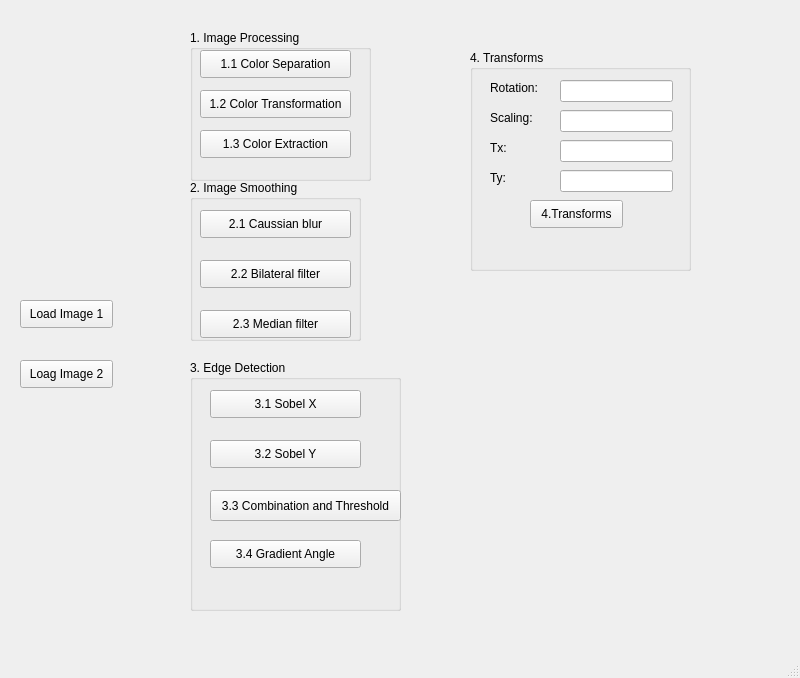
<?xml version="1.0" encoding="UTF-8"?>
<ui version="4.0">
 <class>MainWindow</class>
 <widget class="QMainWindow" name="MainWindow">
  <property name="geometry">
   <rect>
    <x>0</x>
    <y>0</y>
    <width>800</width>
    <height>678</height>
   </rect>
  </property>
  <property name="windowTitle">
   <string>MainWindow</string>
  </property>
  <widget class="QWidget" name="centralwidget">
   <widget class="QGroupBox" name="groupBox">
    <property name="geometry">
     <rect>
      <x>190</x>
      <y>30</y>
      <width>181</width>
      <height>151</height>
     </rect>
    </property>
    <property name="title">
     <string>1. Image Processing</string>
    </property>
    <widget class="QPushButton" name="pushButton_3">
     <property name="geometry">
      <rect>
       <x>10</x>
       <y>100</y>
       <width>151</width>
       <height>28</height>
      </rect>
     </property>
     <property name="text">
      <string>1.3 Color Extraction</string>
     </property>
    </widget>
    <widget class="QPushButton" name="pushButton">
     <property name="geometry">
      <rect>
       <x>10</x>
       <y>20</y>
       <width>151</width>
       <height>28</height>
      </rect>
     </property>
     <property name="text">
      <string>1.1 Color Separation</string>
     </property>
    </widget>
    <widget class="QPushButton" name="pushButton_2">
     <property name="geometry">
      <rect>
       <x>10</x>
       <y>60</y>
       <width>151</width>
       <height>28</height>
      </rect>
     </property>
     <property name="text">
      <string>1.2 Color Transformation</string>
     </property>
    </widget>
   </widget>
   <widget class="QGroupBox" name="groupBox_2">
    <property name="geometry">
     <rect>
      <x>190</x>
      <y>180</y>
      <width>171</width>
      <height>161</height>
     </rect>
    </property>
    <property name="title">
     <string>2. Image Smoothing</string>
    </property>
    <widget class="QPushButton" name="pushButton_6">
     <property name="geometry">
      <rect>
       <x>10</x>
       <y>130</y>
       <width>151</width>
       <height>28</height>
      </rect>
     </property>
     <property name="text">
      <string>2.3 Median filter</string>
     </property>
    </widget>
    <widget class="QPushButton" name="pushButton_5">
     <property name="geometry">
      <rect>
       <x>10</x>
       <y>80</y>
       <width>151</width>
       <height>28</height>
      </rect>
     </property>
     <property name="text">
      <string>2.2 Bilateral filter</string>
     </property>
    </widget>
    <widget class="QPushButton" name="pushButton_4">
     <property name="geometry">
      <rect>
       <x>10</x>
       <y>30</y>
       <width>151</width>
       <height>28</height>
      </rect>
     </property>
     <property name="text">
      <string>2.1 Caussian blur</string>
     </property>
    </widget>
   </widget>
   <widget class="QGroupBox" name="groupBox_3">
    <property name="geometry">
     <rect>
      <x>190</x>
      <y>360</y>
      <width>211</width>
      <height>251</height>
     </rect>
    </property>
    <property name="title">
     <string>3. Edge Detection</string>
    </property>
    <widget class="QPushButton" name="pushButton_10">
     <property name="geometry">
      <rect>
       <x>20</x>
       <y>180</y>
       <width>151</width>
       <height>28</height>
      </rect>
     </property>
     <property name="text">
      <string>3.4 Gradient Angle</string>
     </property>
    </widget>
    <widget class="QPushButton" name="pushButton_9">
     <property name="geometry">
      <rect>
       <x>20</x>
       <y>130</y>
       <width>191</width>
       <height>31</height>
      </rect>
     </property>
     <property name="text">
      <string>3.3 Combination and Threshold</string>
     </property>
    </widget>
    <widget class="QPushButton" name="pushButton_8">
     <property name="geometry">
      <rect>
       <x>20</x>
       <y>80</y>
       <width>151</width>
       <height>28</height>
      </rect>
     </property>
     <property name="text">
      <string>3.2 Sobel Y</string>
     </property>
    </widget>
    <widget class="QPushButton" name="pushButton_7">
     <property name="geometry">
      <rect>
       <x>20</x>
       <y>30</y>
       <width>151</width>
       <height>28</height>
      </rect>
     </property>
     <property name="text">
      <string>3.1 Sobel X</string>
     </property>
    </widget>
   </widget>
   <widget class="QPushButton" name="pushButton_11">
    <property name="geometry">
     <rect>
      <x>20</x>
      <y>300</y>
      <width>93</width>
      <height>28</height>
     </rect>
    </property>
    <property name="text">
     <string>Load Image 1</string>
    </property>
   </widget>
   <widget class="QPushButton" name="pushButton_12">
    <property name="geometry">
     <rect>
      <x>20</x>
      <y>360</y>
      <width>93</width>
      <height>28</height>
     </rect>
    </property>
    <property name="text">
     <string>Loag Image 2</string>
    </property>
   </widget>
   <widget class="QGroupBox" name="groupBox_4">
    <property name="geometry">
     <rect>
      <x>470</x>
      <y>50</y>
      <width>221</width>
      <height>221</height>
     </rect>
    </property>
    <property name="title">
     <string>4. Transforms</string>
    </property>
    <widget class="QLabel" name="label">
     <property name="geometry">
      <rect>
       <x>20</x>
       <y>30</y>
       <width>58</width>
       <height>15</height>
      </rect>
     </property>
     <property name="text">
      <string>Rotation:</string>
     </property>
    </widget>
    <widget class="QLabel" name="label_2">
     <property name="geometry">
      <rect>
       <x>20</x>
       <y>60</y>
       <width>58</width>
       <height>15</height>
      </rect>
     </property>
     <property name="text">
      <string>Scaling:</string>
     </property>
    </widget>
    <widget class="QLabel" name="label_3">
     <property name="geometry">
      <rect>
       <x>20</x>
       <y>90</y>
       <width>58</width>
       <height>15</height>
      </rect>
     </property>
     <property name="text">
      <string>Tx:</string>
     </property>
    </widget>
    <widget class="QLabel" name="label_4">
     <property name="geometry">
      <rect>
       <x>20</x>
       <y>120</y>
       <width>58</width>
       <height>15</height>
      </rect>
     </property>
     <property name="text">
      <string>Ty:</string>
     </property>
    </widget>
    <widget class="QPushButton" name="pushButton_13">
     <property name="geometry">
      <rect>
       <x>60</x>
       <y>150</y>
       <width>93</width>
       <height>28</height>
      </rect>
     </property>
     <property name="text">
      <string>4.Transforms</string>
     </property>
    </widget>
    <widget class="QLineEdit" name="lineEdit">
     <property name="geometry">
      <rect>
       <x>90</x>
       <y>30</y>
       <width>113</width>
       <height>22</height>
      </rect>
     </property>
    </widget>
    <widget class="QLineEdit" name="lineEdit_2">
     <property name="geometry">
      <rect>
       <x>90</x>
       <y>60</y>
       <width>113</width>
       <height>22</height>
      </rect>
     </property>
    </widget>
    <widget class="QLineEdit" name="lineEdit_3">
     <property name="geometry">
      <rect>
       <x>90</x>
       <y>90</y>
       <width>113</width>
       <height>22</height>
      </rect>
     </property>
    </widget>
    <widget class="QLineEdit" name="lineEdit_4">
     <property name="geometry">
      <rect>
       <x>90</x>
       <y>120</y>
       <width>113</width>
       <height>22</height>
      </rect>
     </property>
    </widget>
   </widget>
  </widget>
  <widget class="QMenuBar" name="menubar">
   <property name="geometry">
    <rect>
     <x>0</x>
     <y>0</y>
     <width>800</width>
     <height>25</height>
    </rect>
   </property>
  </widget>
  <widget class="QStatusBar" name="statusbar"/>
 </widget>
 <resources/>
 <connections/>
</ui>
